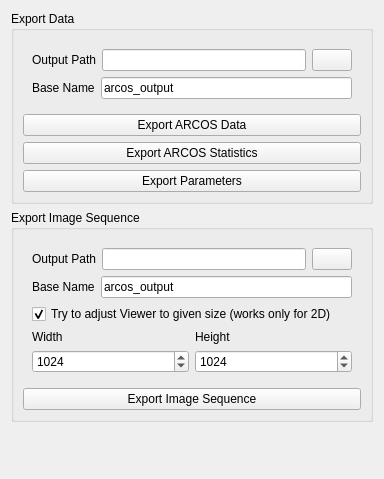
<?xml version="1.0" encoding="UTF-8"?>
<ui version="4.0">
 <class>MainWindow</class>
 <widget class="QWidget" name="MainWindow">
  <property name="geometry">
   <rect>
    <x>0</x>
    <y>0</y>
    <width>384</width>
    <height>479</height>
   </rect>
  </property>
  <property name="windowTitle">
   <string comment="Hell0" extracomment="Whats"/>
  </property>
  <property name="accessibleName">
   <string comment="Page" extracomment="Page"/>
  </property>
  <layout class="QGridLayout" name="gridLayout_9">
   <item row="0" column="0">
    <widget class="QGroupBox" name="groupBox">
     <property name="title">
      <string>Export Data</string>
     </property>
     <layout class="QVBoxLayout" name="verticalLayout_2">
      <item>
       <widget class="QWidget" name="Export_widget" native="true">
        <layout class="QVBoxLayout" name="verticalLayout">
         <item>
          <layout class="QHBoxLayout" name="horizontalLayout">
           <item>
            <widget class="QLabel" name="label_3">
             <property name="text">
              <string>Output Path</string>
             </property>
            </widget>
           </item>
           <item>
            <widget class="QLineEdit" name="file_LineEdit_data">
             <property name="minimumSize">
              <size>
               <width>0</width>
               <height>0</height>
              </size>
             </property>
             <property name="toolTip">
              <string>&lt;html&gt;&lt;head/&gt;&lt;body&gt;&lt;p&gt;Select Output directory for csv file&lt;/p&gt;&lt;/body&gt;&lt;/html&gt;</string>
             </property>
             <property name="alignment">
              <set>Qt::AlignLeading|Qt::AlignLeft|Qt::AlignVCenter</set>
             </property>
            </widget>
           </item>
           <item>
            <widget class="QPushButton" name="browse_file_data">
             <property name="minimumSize">
              <size>
               <width>0</width>
               <height>0</height>
              </size>
             </property>
             <property name="toolTip">
              <string>&lt;html&gt;&lt;head/&gt;&lt;body&gt;&lt;p&gt;Browse folders to select csv file.&lt;/p&gt;&lt;/body&gt;&lt;/html&gt;</string>
             </property>
             <property name="text">
              <string/>
             </property>
             <property name="checkable">
              <bool>false</bool>
             </property>
            </widget>
           </item>
          </layout>
         </item>
         <item>
          <layout class="QHBoxLayout" name="horizontalLayout_2">
           <item>
            <widget class="QLabel" name="base_name_label_data">
             <property name="text">
              <string>Base Name</string>
             </property>
            </widget>
           </item>
           <item>
            <widget class="QLineEdit" name="base_name_LineEdit_data">
             <property name="text">
              <string>arcos_output</string>
             </property>
            </widget>
           </item>
          </layout>
         </item>
        </layout>
       </widget>
      </item>
      <item>
       <widget class="QPushButton" name="data_export_button">
        <property name="minimumSize">
         <size>
          <width>0</width>
          <height>0</height>
         </size>
        </property>
        <property name="toolTip">
         <string>&lt;html&gt;&lt;head/&gt;&lt;body&gt;&lt;p&gt;Open file indicated in the field to the left. Opens a columnpicker dialog that allows a user to select which columns in the input data correspond to which column type. &lt;/p&gt;&lt;p&gt;Data can be 2- or 3D.&lt;/p&gt;&lt;/body&gt;&lt;/html&gt;</string>
        </property>
        <property name="layoutDirection">
         <enum>Qt::LeftToRight</enum>
        </property>
        <property name="text">
         <string>Export ARCOS Data</string>
        </property>
        <property name="iconSize">
         <size>
          <width>30</width>
          <height>30</height>
         </size>
        </property>
        <property name="default">
         <bool>false</bool>
        </property>
       </widget>
      </item>
      <item>
       <widget class="QPushButton" name="stats_export_button">
        <property name="text">
         <string>Export ARCOS Statistics</string>
        </property>
       </widget>
      </item>
      <item>
       <widget class="QPushButton" name="param_export_button">
        <property name="text">
         <string>Export Parameters</string>
        </property>
       </widget>
      </item>
     </layout>
    </widget>
   </item>
   <item row="1" column="0">
    <widget class="QGroupBox" name="groupBox_2">
     <property name="title">
      <string>Export Image Sequence</string>
     </property>
     <layout class="QVBoxLayout" name="verticalLayout_4">
      <item>
       <widget class="QWidget" name="Export_widget_2" native="true">
        <layout class="QVBoxLayout" name="verticalLayout_3">
         <item>
          <layout class="QHBoxLayout" name="horizontalLayout_3">
           <item>
            <widget class="QLabel" name="label_4">
             <property name="text">
              <string>Output Path</string>
             </property>
            </widget>
           </item>
           <item>
            <widget class="QLineEdit" name="file_LineEdit_img">
             <property name="minimumSize">
              <size>
               <width>0</width>
               <height>0</height>
              </size>
             </property>
             <property name="toolTip">
              <string>&lt;html&gt;&lt;head/&gt;&lt;body&gt;&lt;p&gt;Select output directory for Image Sequence&lt;/p&gt;&lt;/body&gt;&lt;/html&gt;</string>
             </property>
             <property name="alignment">
              <set>Qt::AlignLeading|Qt::AlignLeft|Qt::AlignVCenter</set>
             </property>
            </widget>
           </item>
           <item>
            <widget class="QPushButton" name="browse_file_img">
             <property name="minimumSize">
              <size>
               <width>0</width>
               <height>0</height>
              </size>
             </property>
             <property name="toolTip">
              <string>&lt;html&gt;&lt;head/&gt;&lt;body&gt;&lt;p&gt;Browse folders to select csv file.&lt;/p&gt;&lt;/body&gt;&lt;/html&gt;</string>
             </property>
             <property name="text">
              <string/>
             </property>
             <property name="checkable">
              <bool>false</bool>
             </property>
            </widget>
           </item>
          </layout>
         </item>
         <item>
          <layout class="QHBoxLayout" name="horizontalLayout_4">
           <item>
            <widget class="QLabel" name="base_name_label_img">
             <property name="text">
              <string>Base Name</string>
             </property>
            </widget>
           </item>
           <item>
            <widget class="QLineEdit" name="base_name_LineEdit_img">
             <property name="text">
              <string>arcos_output</string>
             </property>
            </widget>
           </item>
          </layout>
         </item>
         <item>
          <widget class="QCheckBox" name="automatic_size_img">
           <property name="text">
            <string>Try to adjust Viewer to given size (works only for 2D)</string>
           </property>
           <property name="checked">
            <bool>true</bool>
           </property>
          </widget>
         </item>
         <item>
          <layout class="QGridLayout" name="gridLayout">
           <item row="1" column="0">
            <widget class="QSpinBox" name="spinBox_width_img">
             <property name="maximum">
              <number>4000</number>
             </property>
             <property name="value">
              <number>1024</number>
             </property>
            </widget>
           </item>
           <item row="1" column="1">
            <widget class="QSpinBox" name="spinBox_height_img">
             <property name="maximum">
              <number>4000</number>
             </property>
             <property name="value">
              <number>1024</number>
             </property>
            </widget>
           </item>
           <item row="0" column="0">
            <widget class="QLabel" name="label">
             <property name="text">
              <string>Width</string>
             </property>
            </widget>
           </item>
           <item row="0" column="1">
            <widget class="QLabel" name="label_2">
             <property name="text">
              <string>Height</string>
             </property>
            </widget>
           </item>
          </layout>
         </item>
        </layout>
       </widget>
      </item>
      <item>
       <widget class="QPushButton" name="img_seq_export_button">
        <property name="text">
         <string>Export Image Sequence</string>
        </property>
       </widget>
      </item>
     </layout>
    </widget>
   </item>
   <item row="2" column="0">
    <spacer name="verticalSpacer">
     <property name="orientation">
      <enum>Qt::Vertical</enum>
     </property>
     <property name="sizeHint" stdset="0">
      <size>
       <width>20</width>
       <height>40</height>
      </size>
     </property>
    </spacer>
   </item>
  </layout>
 </widget>
 <resources/>
 <connections>
  <connection>
   <sender>automatic_size_img</sender>
   <signal>toggled(bool)</signal>
   <receiver>label</receiver>
   <slot>setVisible(bool)</slot>
   <hints>
    <hint type="sourcelabel">
     <x>83</x>
     <y>562</y>
    </hint>
    <hint type="destinationlabel">
     <x>74</x>
     <y>589</y>
    </hint>
   </hints>
  </connection>
  <connection>
   <sender>automatic_size_img</sender>
   <signal>toggled(bool)</signal>
   <receiver>label_2</receiver>
   <slot>setVisible(bool)</slot>
   <hints>
    <hint type="sourcelabel">
     <x>160</x>
     <y>566</y>
    </hint>
    <hint type="destinationlabel">
     <x>212</x>
     <y>591</y>
    </hint>
   </hints>
  </connection>
  <connection>
   <sender>automatic_size_img</sender>
   <signal>toggled(bool)</signal>
   <receiver>spinBox_width_img</receiver>
   <slot>setVisible(bool)</slot>
   <hints>
    <hint type="sourcelabel">
     <x>135</x>
     <y>563</y>
    </hint>
    <hint type="destinationlabel">
     <x>117</x>
     <y>634</y>
    </hint>
   </hints>
  </connection>
  <connection>
   <sender>automatic_size_img</sender>
   <signal>toggled(bool)</signal>
   <receiver>spinBox_height_img</receiver>
   <slot>setVisible(bool)</slot>
   <hints>
    <hint type="sourcelabel">
     <x>238</x>
     <y>559</y>
    </hint>
    <hint type="destinationlabel">
     <x>243</x>
     <y>635</y>
    </hint>
   </hints>
  </connection>
 </connections>
</ui>
